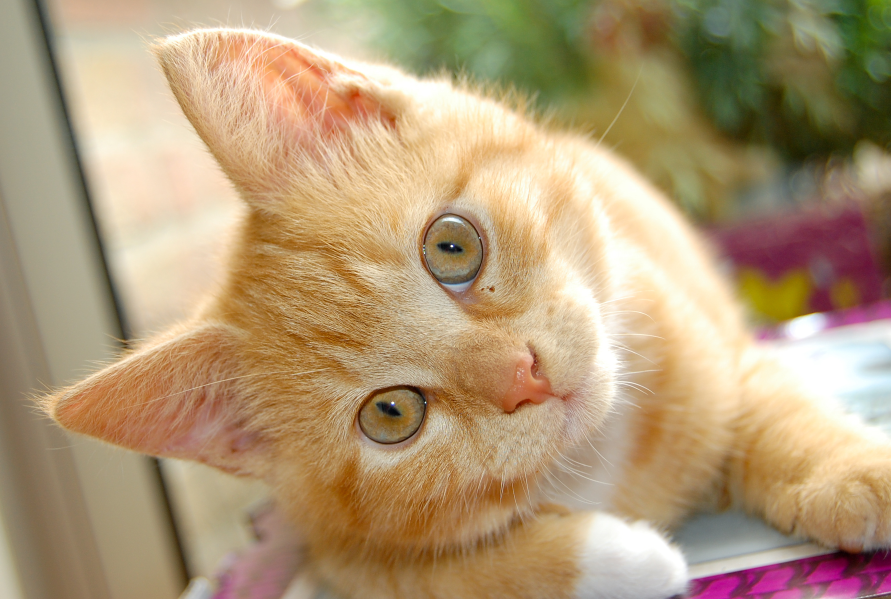
#> input picture cat.jpg, 2673 x 1797 px (shown at 1/3 size)
$ python rotate.py --image cat.jpg
#> lines starting #> are read from the running program, lines starting #| are printed output that depends on the picture
# -*- coding: utf-8 -*-
# @Author:   MR_Radish
# @Date:     2018-07-24 16:02:54
# @E-mail:   ty_2016@foxmail.com
# @FileName: rotate.py
# @TODO: 对图像进行旋转

import numpy as np
import argparse
import imutils
import cv2

ap = argparse.ArgumentParser()
ap.add_argument("-i", "--image", required=True, help="Path to the image")
args = vars(ap.parse_args())

image = cv2.imread(args["image"])
#> image is the input picture: shape (1797, 2673, 3); mean B, G, R 119.3, 153.6, 177.2
cv2.imshow("Origin", image)

# 获取图像的h和w
# h:shape[0]
# w:shape[1]
(h, w) = image.shape[:2]
#> h = 1797; w = 2673
# 计算图像中心点坐标
center = (w // 2, h // 2)
#> center = (1336, 898)

# param1：center
# param2：angle
# param3：scale
M = cv2.getRotationMatrix2D(center, 45, 1.0)
print(M)
#| [[ 7.07106781e-01  7.07106781e-01 -2.43676549e+02]
#|  [-7.07106781e-01  7.07106781e-01  1.20771277e+03]]
# Origin Image.shape:(1797, 2673, 3)
# print("Origin Image.shape:{}".format(image.shape))
rotated = cv2.warpAffine(image, M, dsize=(w, h))
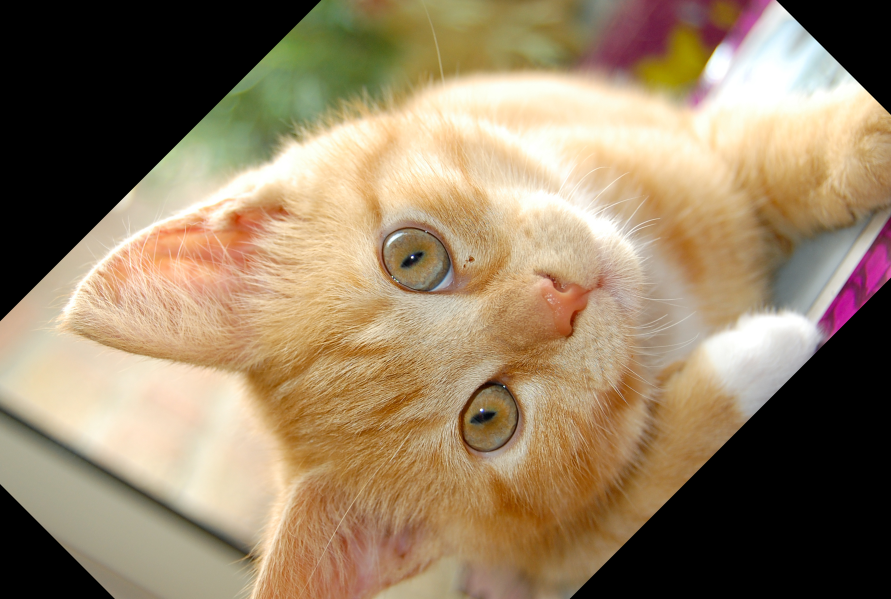
#> rotated: shape (1797, 2673, 3) (shown at 1/3 size); mean B, G, R 100.8, 129.2, 149.3
# Rotated Image.shape:(1797, 2673, 3)
# print("Rotated Image.shape:{}".format(rotated.shape))
cv2.imshow("Rotated by 45 Degrees", rotated)

M = cv2.getRotationMatrix2D(center, -90, 1.0)
rotated = cv2.warpAffine(image, M, (w, h))
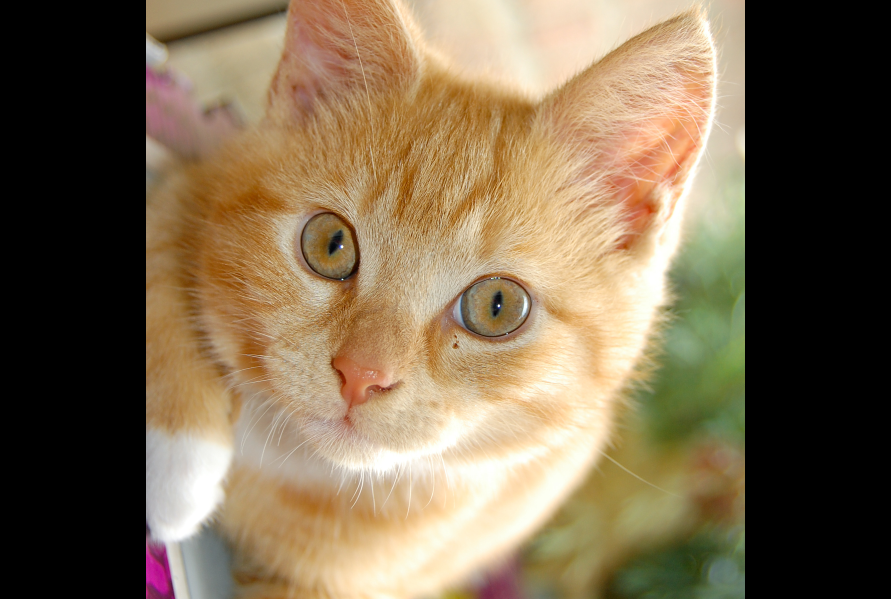
#> rotated: shape (1797, 2673, 3) (shown at 1/3 size); mean B, G, R 81.4, 107.6, 125.2
cv2.imshow("Rotated by -90 Degrees", rotated)

rotated = imutils.rotate(image, 180)
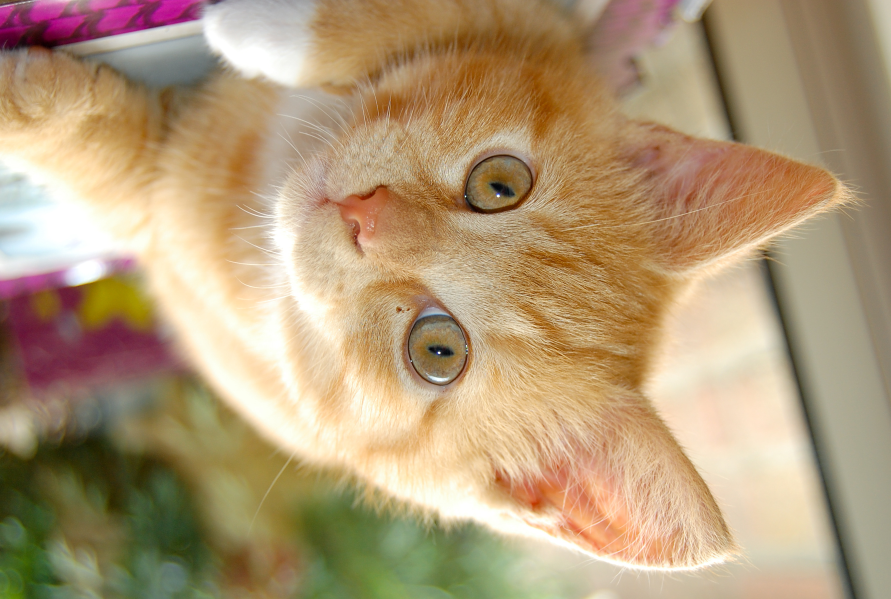
#> rotated: shape (1797, 2673, 3) (shown at 1/3 size); mean B, G, R 119.3, 153.6, 177.2
cv2.imshow("Rotated by 180 Degrees", rotated)
cv2.waitKey(0)
